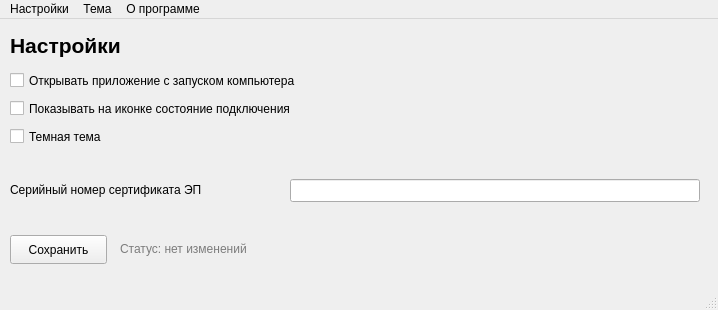
<?xml version="1.0" encoding="UTF-8"?>
<ui version="4.0">
 <class>SettingsWindow</class>
 <widget class="QMainWindow" name="SettingsWindow">
  <property name="geometry">
   <rect>
    <x>0</x>
    <y>0</y>
    <width>718</width>
    <height>310</height>
   </rect>
  </property>
  <property name="windowTitle">
   <string>MainWindow</string>
  </property>
  <widget class="QWidget" name="settingswidget">
   <widget class="QCheckBox" name="checkBoxOnWithSystemBoot">
    <property name="geometry">
     <rect>
      <x>10</x>
      <y>51</y>
      <width>342</width>
      <height>21</height>
     </rect>
    </property>
    <property name="text">
     <string>Открывать приложение с запуском компьютера</string>
    </property>
   </widget>
   <widget class="QCheckBox" name="checkBoxDarkModeOn">
    <property name="geometry">
     <rect>
      <x>10</x>
      <y>107</y>
      <width>108</width>
      <height>21</height>
     </rect>
    </property>
    <property name="text">
     <string>Темная тема</string>
    </property>
   </widget>
   <widget class="QLabel" name="SettingsLabel">
    <property name="geometry">
     <rect>
      <x>10</x>
      <y>10</y>
      <width>156</width>
      <height>34</height>
     </rect>
    </property>
    <property name="text">
     <string>&lt;html&gt;&lt;head/&gt;&lt;body&gt;&lt;p&gt;&lt;span style=&quot; font-size:16pt; font-weight:600;&quot;&gt;Настройки&lt;/span&gt;&lt;/p&gt;&lt;/body&gt;&lt;/html&gt;</string>
    </property>
   </widget>
   <widget class="QPushButton" name="saveButton">
    <property name="geometry">
     <rect>
      <x>10</x>
      <y>216</y>
      <width>97</width>
      <height>29</height>
     </rect>
    </property>
    <property name="autoFillBackground">
     <bool>false</bool>
    </property>
    <property name="text">
     <string>Сохранить</string>
    </property>
    <property name="checkable">
     <bool>true</bool>
    </property>
    <property name="checked">
     <bool>false</bool>
    </property>
   </widget>
   <widget class="QLabel" name="SerialNumberLabel">
    <property name="geometry">
     <rect>
      <x>10</x>
      <y>160</y>
      <width>221</width>
      <height>23</height>
     </rect>
    </property>
    <property name="text">
     <string>&lt;html&gt;&lt;head/&gt;&lt;body&gt;&lt;p&gt;Серийный номер сертификата ЭП&lt;/p&gt;&lt;/body&gt;&lt;/html&gt;</string>
    </property>
    <property name="textFormat">
     <enum>Qt::AutoText</enum>
    </property>
   </widget>
   <widget class="QLineEdit" name="SerialNumberEdit">
    <property name="geometry">
     <rect>
      <x>290</x>
      <y>160</y>
      <width>410</width>
      <height>23</height>
     </rect>
    </property>
   </widget>
   <widget class="QCheckBox" name="checkBoxConnectionIcon">
    <property name="geometry">
     <rect>
      <x>10</x>
      <y>79</y>
      <width>335</width>
      <height>21</height>
     </rect>
    </property>
    <property name="text">
     <string>Показывать на иконке состояние подключения</string>
    </property>
   </widget>
   <widget class="QLabel" name="label">
    <property name="geometry">
     <rect>
      <x>120</x>
      <y>220</y>
      <width>221</width>
      <height>21</height>
     </rect>
    </property>
    <property name="text">
     <string>&lt;html&gt;&lt;head/&gt;&lt;body&gt;&lt;p&gt;&lt;span style=&quot; color:#7c7c7c;&quot;&gt;Статус: нет изменений&lt;/span&gt;&lt;/p&gt;&lt;/body&gt;&lt;/html&gt;</string>
    </property>
   </widget>
  </widget>
  <widget class="QStatusBar" name="statusbar"/>
  <widget class="QMenuBar" name="menubar">
   <property name="geometry">
    <rect>
     <x>0</x>
     <y>0</y>
     <width>718</width>
     <height>27</height>
    </rect>
   </property>
   <widget class="QMenu" name="settingsMenu">
    <property name="title">
     <string>Настройки</string>
    </property>
   </widget>
   <widget class="QMenu" name="designMenu">
    <property name="title">
     <string>Тема</string>
    </property>
   </widget>
   <widget class="QMenu" name="aboutMenu">
    <property name="title">
     <string>О программе</string>
    </property>
   </widget>
   <addaction name="settingsMenu"/>
   <addaction name="designMenu"/>
   <addaction name="aboutMenu"/>
  </widget>
 </widget>
 <resources/>
 <connections/>
</ui>
